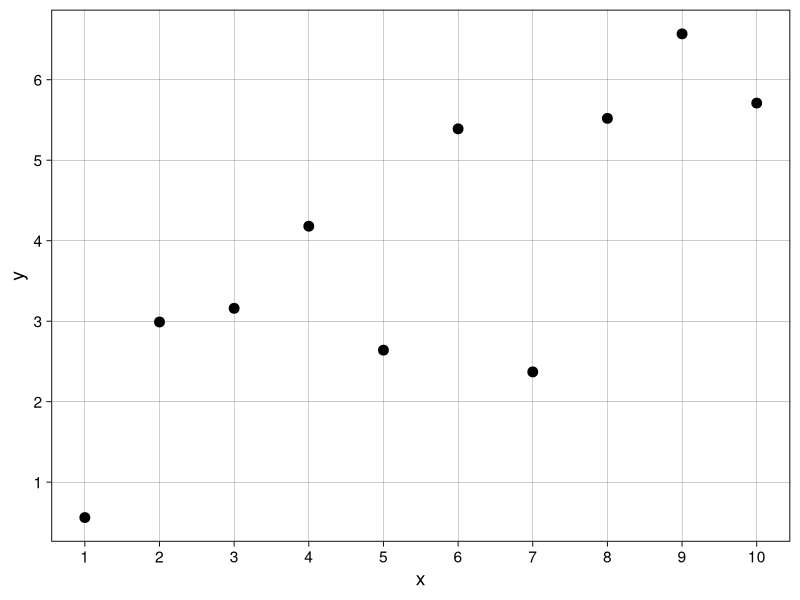
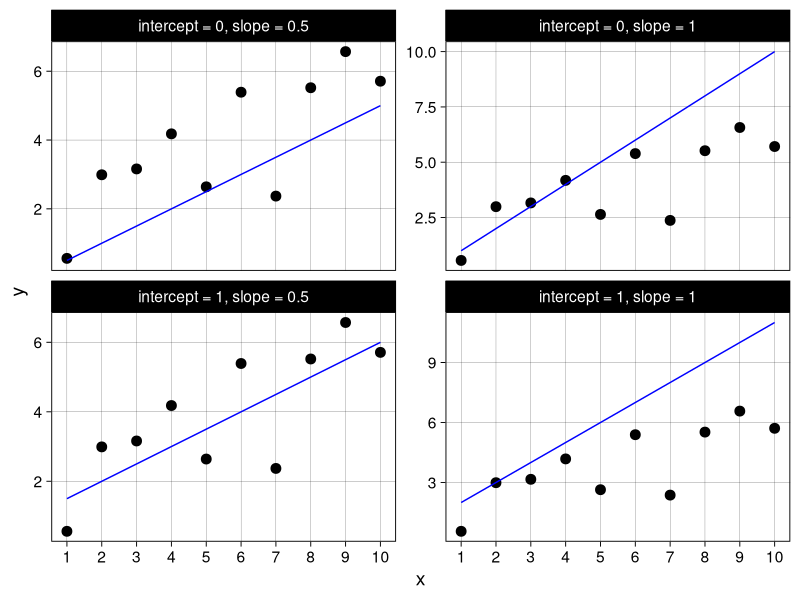
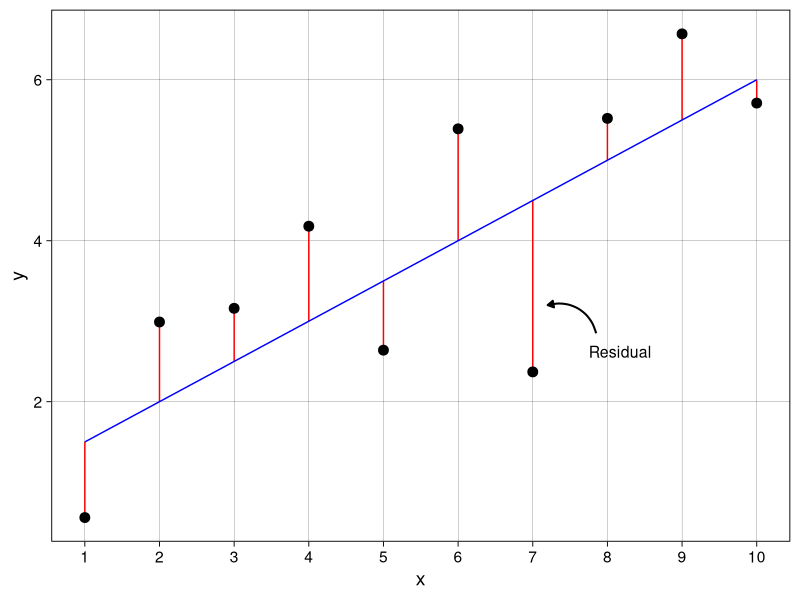

Generate these figures, in order, with R:
## ---- chunk 1
#| eval: true
#| warning: false
library(tidyverse)
d1_lm <- tibble(x = 1:10,
                y = c(0.56, 2.99, 3.16, 4.18, 2.64, 
                      5.39, 2.37, 5.52, 6.57, 5.71))
## ---- chunk 2
#| eval: true
#| warning: false
#| fig-align: center
#| fig-width: 3.5
#| fig-height: 3.5
d1_lm %>% 
  ggplot(aes(x = x, y = y)) +
  geom_point(size = 3) +
  theme_linedraw(base_size = 14) +
  scale_x_continuous(breaks = 1:10) +
  scale_y_continuous(breaks = 1:7) +
  theme(panel.grid.minor = element_blank())
## ---- chunk 3
#| eval: true
#| echo: false
add_preds <- function(data, x_col, intercept, slope){
  data %>% 
    mutate(pred = intercept + slope * {{x_col}})
}
## ---- chunk 4
#| eval: true
#| warning: false
#| echo: false
#| fig-align: center
#| fig-width: 6
#| fig-height: 5.8
d1_lm %>% 
  add_preds(x, 1, 1) %>% 
  mutate(guess = "intercept = 1, slope = 1") %>% 
  add_row(d1_lm %>% 
            add_preds(x, 1, 0.5) %>% 
            mutate(guess = "intercept = 1, slope = 0.5")) %>% 
  add_row(d1_lm %>% 
            add_preds(x, 0, 1) %>% 
            mutate(guess = "intercept = 0, slope = 1")) %>% 
  add_row(d1_lm %>% 
            add_preds(x, 0, 0.5) %>% 
            mutate(guess = "intercept = 0, slope = 0.5")) %>% 
  ggplot(aes(x = x, y = y)) +
  geom_point(size = 3) +
  geom_line(aes(x = x, 
                y = pred), 
            color = "blue") +
  theme_linedraw(base_size = 14) +
  scale_x_continuous(breaks = 1:10) +
  theme(panel.grid.minor = element_blank()) +
  facet_wrap(~guess, nrow = 2, scale = "free_y")
## ---- chunk 5
#| eval: true
#| warning: false
#| echo: true
#| fig-align: center
#| fig-width: 3.7
#| fig-height: 3.7
d1_lm %>% 
  add_preds(x, 1, 0.5) %>% 
  ggplot() +
  geom_segment(aes(x = x, xend = x,
                   y = pred, yend = y),
               color = "red") +
  geom_point(aes(x = x, y = y),
             size = 3) +
  geom_line(aes(x = x, 
                y = pred), 
            color = "blue") +
  labs(y = "y") +
  theme_linedraw(base_size = 14) +
  scale_x_continuous(breaks = 1:10) +
  theme(panel.grid.minor = element_blank()) +
  annotate("curve",
           x = 7.85,  y = 2.85,
           xend = 7.2, yend = 3.2, 
           curvature = 0.45,
           arrow = arrow(length = unit(0.17, "cm"), type = "closed"),
           linewidth = 0.7) +
  annotate("text", label = "Residual",
           x = 7.75, y = 2.62, size = 4, 
           hjust = 0)
## ---- chunk 6
#| eval: true
#| echo: false
rss <- function(data, x_col, y_col, intercept, slope){
  data %>% 
    mutate(pred = {{x_col}} * slope + intercept, 
           resid = {{y_col}} - pred) %>% 
    summarise(rss = sum(resid^2))
}
